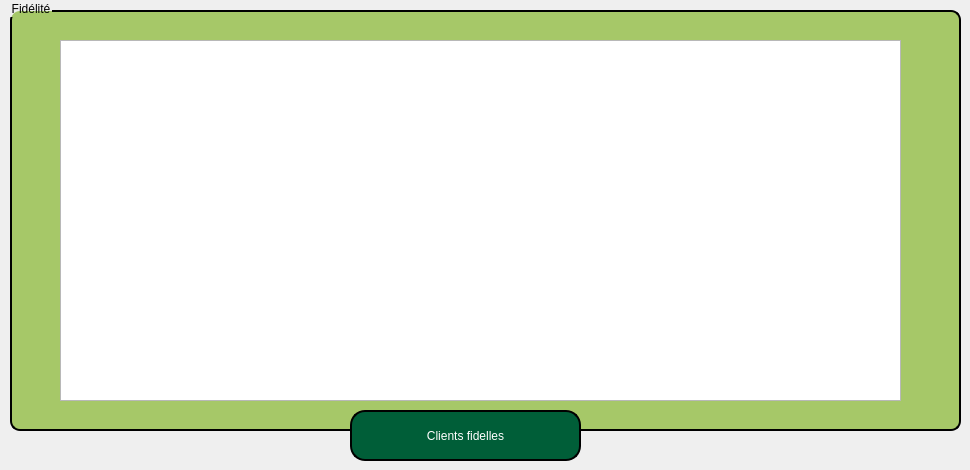
       <widget class="QWidget" name="tab_9">
        <attribute name="title">
         <string>Tab 2</string>
        </attribute>
        <widget class="QGroupBox" name="groupBox_6">
         <property name="geometry">
          <rect>
           <x>10</x>
           <y>0</y>
           <width>951</width>
           <height>431</height>
          </rect>
         </property>
         <property name="styleSheet">
          <string notr="true">QGroupBox {
    background-color: #a6c868;     /* Set background color to white */
    border: 2px solid;   /* Set border color */
    border-radius: 10px;         /* Rounded corners */
    margin-top: 10px;            /* Space for the title */
    padding: 10px;               /* Padding inside the box */
}</string>
         </property>
         <property name="title">
          <string>Fidélité</string>
         </property>
         <widget class="QTableView" name="tableView">
          <property name="geometry">
           <rect>
            <x>50</x>
            <y>40</y>
            <width>841</width>
            <height>361</height>
           </rect>
          </property>
         </widget>
        </widget>
        <widget class="QPushButton" name="pushButton_29">
         <property name="geometry">
          <rect>
           <x>350</x>
           <y>410</y>
           <width>231</width>
           <height>51</height>
          </rect>
         </property>
         <property name="styleSheet">
          <string notr="true">QPushButton {
    color: white;                      /* Text color */
    border: 2px solid black;         /* Border width and color */
    border-radius: 15px;              /* Round the corners */
    background-color: #005e38;        /* Optional: Set a background color */
    padding: 10px 20px;               /* Add padding for better aesthetics */
}

QPushButton:hover {
    background-color: #45a049;        /* Change background color on hover */
}

QPushButton:pressed {
    background-color: #3e8e41;        /* Change background color when pressed */
}</string>
         </property>
         <property name="text">
          <string>Clients fidelles</string>
         </property>
        </widget>
       </widget>
